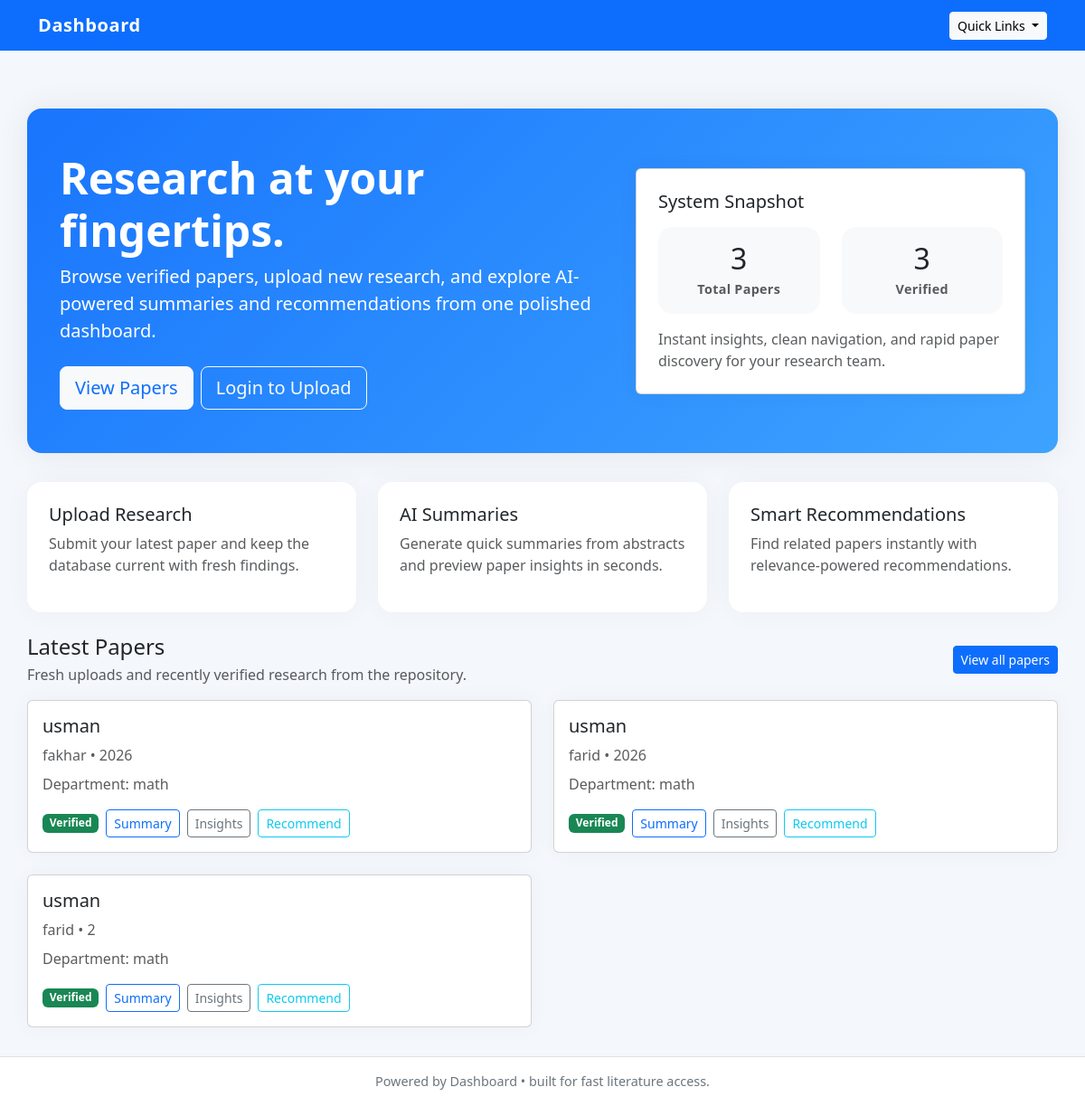
Before: / with the older database file.
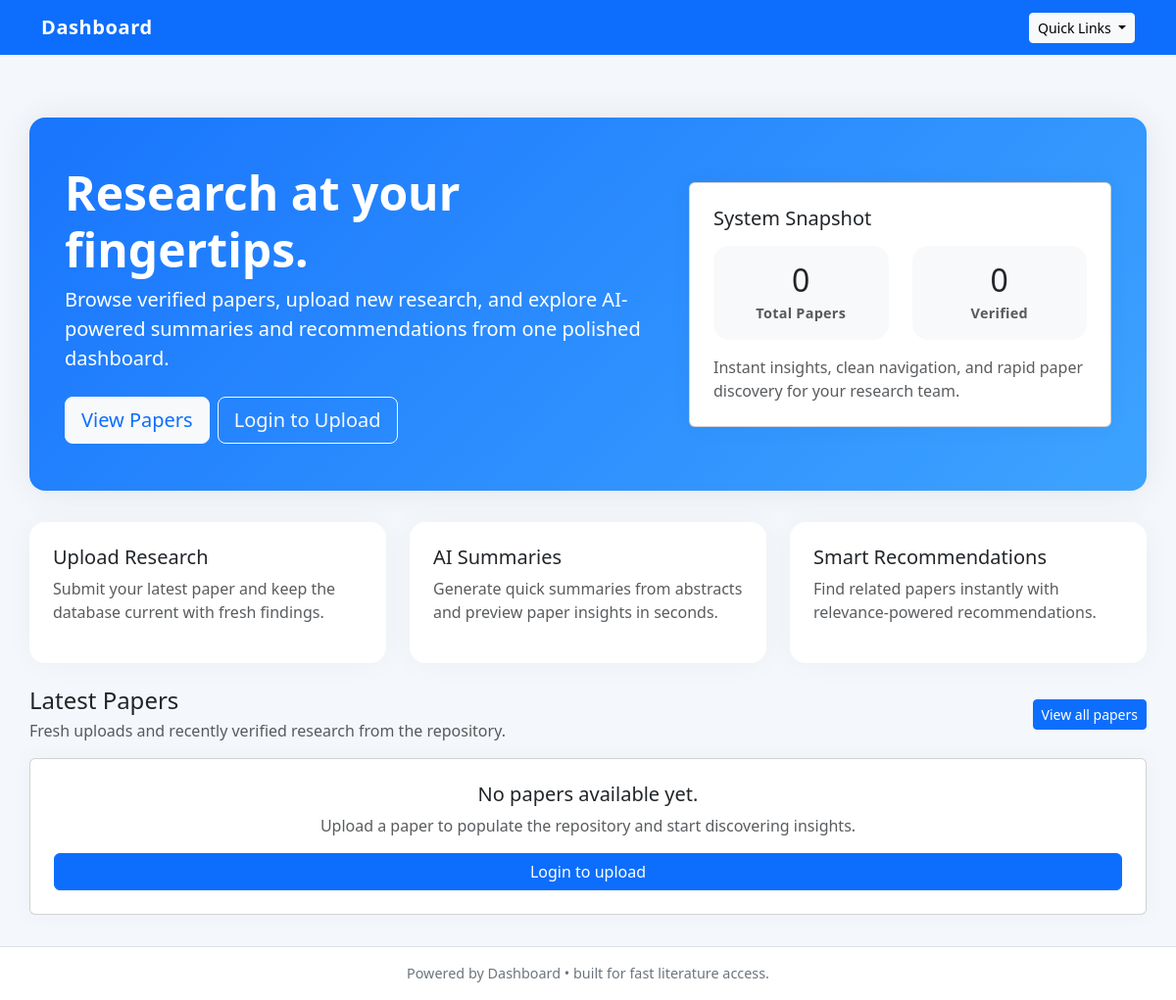
After: the same page with the newer database file.
### app/models.py (models this page shows)
class Paper(db.Model):
    __tablename__ = "papers"
    id = db.Column(db.Integer, primary_key=True)
    title = db.Column(db.String(500))
    authors = db.Column(db.Text)
    year = db.Column(db.Integer)
    abstract = db.Column(db.Text)
    pdf_path = db.Column(db.String(500))
    link = db.Column(db.String(500))
    verified = db.Column(db.Boolean, default=False)
    department_id = db.Column(db.Integer, db.ForeignKey("departments.id"))
    user_id = db.Column(db.Integer, db.ForeignKey("users.id"))
    created_at = db.Column(db.DateTime, default=datetime.utcnow)

class Department(db.Model):
    __tablename__ = "departments"
    id = db.Column(db.Integer, primary_key=True)
    name = db.Column(db.String(150), unique=True, nullable=False)
    users = db.relationship("User", backref="department", lazy=True)
    papers = db.relationship("Paper", backref="department", lazy=True)

### app/__init__.py (the view)
    @app.route("/")
    def home():
        from .models import Paper
        recent_papers = Paper.query.order_by(Paper.created_at.desc()).limit(4).all()
        total_papers = Paper.query.count()
        verified_count = Paper.query.filter_by(verified=True).count()
        return render_template(
            "home.html",
            recent_papers=recent_papers,
            total_papers=total_papers,
            verified_count=verified_count,
        )

### app/__init__.py (called while the page is built)
def create_app():
    app = Flask(__name__)
    app.config.from_object(Config)
    db.init_app(app)
    login_manager.init_app(app)
    migrate.init_app(app, db)
    app.register_blueprint(auth_bp)
    app.register_blueprint(papers_bp, url_prefix="/papers")
    app.register_blueprint(admin_bp)         # admin routes
    app.register_blueprint(dashboard_bp)     # dashboard routes
    @app.route("/")
    def home():
        from .models import Paper
        recent_papers = Paper.query.order_by(Paper.created_at.desc()).limit(4).all()
        total_papers = Paper.query.count()
        verified_count = Paper.query.filter_by(verified=True).count()
        return render_template(
            "home.html",
            recent_papers=recent_papers,
            total_papers=total_papers,
            verified_count=verified_count,
        )
    return app

### app/templates/home.html (shortened to what the changed rows need)
{% extends "base.html" %}
{% block content %}
<div class="hero-section">
    <div class="container">
        <div class="row align-items-center">
            <div class="col-lg-7">
                <h1 class="display-5 fw-bold">Research at your fingertips.</h1>
            </div>
            <div class="col-lg-5 mt-4 mt-lg-0">
                <div class="card card-shadow p-4 bg-white text-dark">
                    <div class="row text-center gy-3">
                        <div class="col-6">
                            <div class="rounded-4 bg-light p-3">
                                <div class="h2 mb-1">{{ total_papers }}</div>
                                <div class="stats-badge text-muted">Total Papers</div>
                            </div>
                        </div>
                        <div class="col-6">
                            <div class="rounded-4 bg-light p-3">
                                <div class="h2 mb-1">{{ verified_count }}</div>
                                <div class="stats-badge text-muted">Verified</div>
                            </div>
                        </div>
                    </div>
                </div>
            </div>
        </div>
    </div>
</div>
<div class="d-flex justify-content-between align-items-center mb-3">
    <div>
        <h2 class="h4 mb-1">Latest Papers</h2>
    </div>
</div>
{% if recent_papers %}
<div class="row g-4">
    {% for paper in recent_papers %}
    <div class="col-lg-6">
        <div class="card card-shadow h-100">
            <div class="card-body">
                <h5 class="card-title">{{ paper.title }}</h5>
                <p class="text-muted mb-2">{{ paper.authors }} • {{ paper.year }}</p>
                <p class="mb-3 text-muted">Department: {{ paper.department.name if paper.department else 'N/A' }}</p>
                <div class="d-flex flex-wrap gap-2 align-items-center">
                    <span class="badge bg-{{ 'success' if paper.verified else 'warning text-dark' }}">{{ 'Verified' if paper.verified else 'Pending' }}</span>
                    <a class="btn btn-sm btn-outline-primary" href="{{ url_for('papers.summary', paper_id=paper.id) }}">Summary</a>
                    <a class="btn btn-sm btn-outline-secondary" href="{{ url_for('papers.insights', paper_id=paper.id) }}">Insights</a>
                    <a class="btn btn-sm btn-outline-info" href="{{ url_for('papers.recommend', paper_id=paper.id) }}">Recommend</a>
                </div>
            </div>
        </div>
    </div>
    {% endfor %}
</div>
{% else %}
<div class="card card-shadow p-4 text-center">
    <h2 class="h5">No papers available yet.</h2>
    <p class="text-muted">Upload a paper to populate the repository and start discovering insights.</p>
    {% if current_user.is_authenticated %}
    <a href="{{ url_for('papers.upload_paper') }}" class="btn btn-primary">Upload a Paper</a>
    {% else %}
    <a href="{{ url_for('auth.login') }}" class="btn btn-primary">Login to upload</a>
    {% endif %}
</div>
{% endif %}
{% endblock %}

Changed rows visible on the page:
removed Paper: title "usman", authors "fakhar", year "2026", department "math", verified "Verified"
removed Paper: title "usman", authors "farid", year "2026", department "math", verified "Verified"
removed Paper: title "usman", authors "farid", year "2", department "math", verified "Verified"
Other visible differences:
{{ total_papers }}: "3" → "0"
{{ verified_count }}: "3" → "0"
text now shown: "No papers available yet. Upload a paper to populate the repository and start discovering insights. Login to upload"
